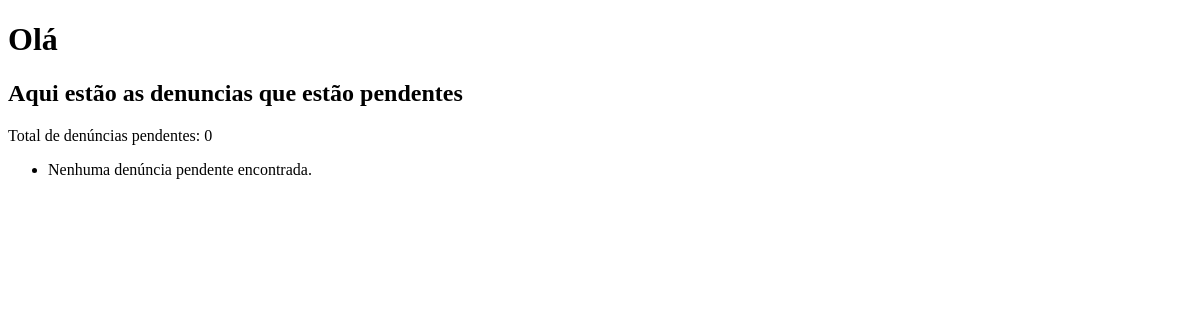
/responsavel/denuncias/, run on an earlier commit of the app's database.
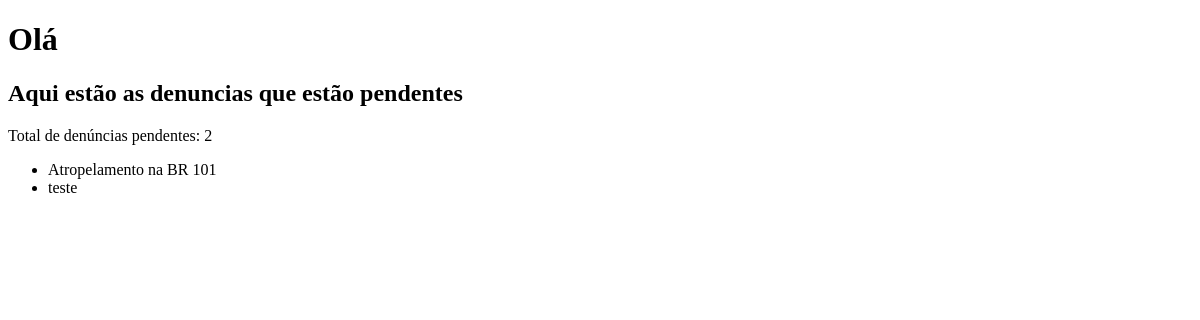
And on a later commit of the database.
### Denuncias/models.py (models this page shows, shortened)
class Denuncia(models.Model):
    STATUS_CHOICES = [
        ('pendente', 'Pendente'),
        ('em_analise', 'Em Análise'),
        ('resolvido', 'Resolvido'),
        ('rejeitado', 'Rejeitado'),
    ]
    protocolo = models.UUIDField(default=uuid.uuid4, editable=False, unique=True)
    titulo = models.CharField(max_length=200)
    descricao = models.TextField()
    imagem = models.ImageField(upload_to='imagens/', blank=True) # Usando blank para dizer que não é obrigatório enviar uma imagem
    data_envio = models.DateField(auto_now=True) # Data e horário atualizada automaticamente
    email = models.EmailField()
    status = models.CharField(max_length=20, choices=STATUS_CHOICES, default='pendente')
    responsavel = models.ForeignKey(User, on_delete=models.SET_NULL, null=True, blank=True) # Usa User do Django
    resposta = models.TextField(blank=True, null=True) # Resposta do responsavel

### Responsavel/views.py (the view)
# urls.py: path('denuncias/', views.denuncias_pendentes, name="denuncias"),
def denuncias_pendentes(request):
    pendentes = Denuncia.objects.filter(status="pendente")
    print("Quantidade de denúncias:", pendentes.count())
    for denuncia in pendentes:
        print(f"Título: {denuncia.titulo}, Protocolo: {denuncia.protocolo}, Status: {denuncia.status}")
    return render(request, "responsavel/denuncias.html", {"pendentes": pendentes})

### Responsavel/templates/responsavel/denuncias.html (shortened to what this page needs)
<!DOCTYPE html>
<html lang="en">
<head>
</head>
<body>
    <h1>Olá {{user.username}}</h1>
    <h2>Aqui estão as denuncias que estão pendentes</h2>
    <p>Total de denúncias pendentes: {{ pendentes|length }}</p>
    <ul>
        {% for pendente in pendentes %}
            <li>{{ pendente.titulo }}</li>
        {% empty %}
            <li>Nenhuma denúncia pendente encontrada.</li>
        {% endfor %}
    </ul>
</body>
</html>

What changed in the data, as far as the page shows it:
added Denuncia: titulo "Atropelamento na BR 101"
added Denuncia: titulo "teste"
Also different on the page:
{{ pendentes|length }}: "0" → "2"
text no longer shown: "Nenhuma denúncia pendente encontrada."
